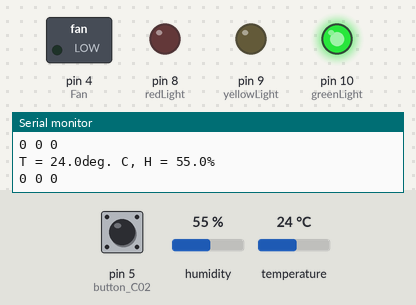
The sketch below on a simulated Arduino Uno, built with avr-gcc and run on an emulated ATmega328P. Shown: switched loads named in the sketch (green lamp = pin HIGH), output pins drawn as LEDs (lit = HIGH), the last lines printed to the serial monitor. The inputs (shaded band) are chosen by the test bench; at power-on: humidity 55 %, pin 5 (button_C02) HIGH, temperature 24 °C.

Above: at 6.8 s.
6.9 s: humidity set to 41 %
11.4 s: humidity set to 38 %
At 12.9 s:
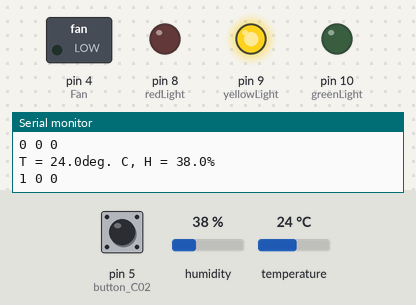
15.9 s: pin 5 (button_C02) pulled LOW for 3 s
At 18.7 s:
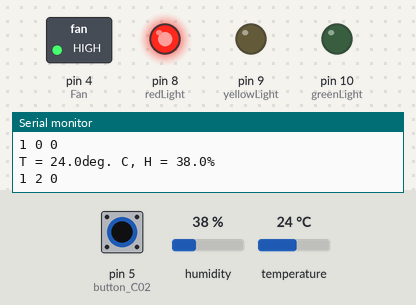
22.5 s: humidity set to 40 %
At 24.6 s:
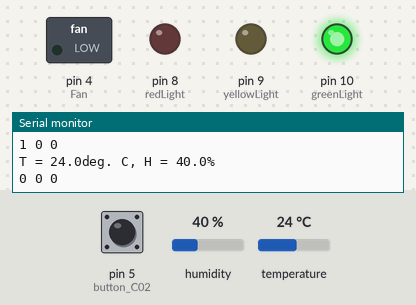
27.0 s: humidity set to 22 %
At 28.1 s:
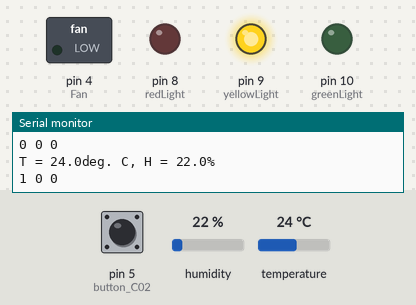
Timing chart, 0 to 30.0 s (numbered marks = the images above; inputs shaded):
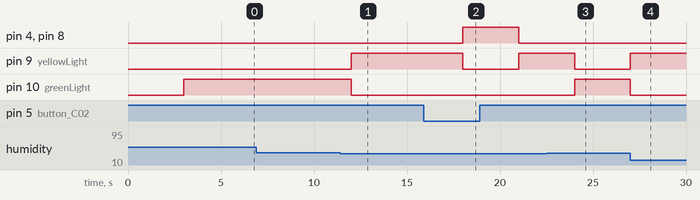

Measured:
- the behaviour switches between 40 and 39 % on humidity (found by bisection; images 0 and 1)
- after the input at 11.4 s, pin 9 (yellowLight): LOW → HIGH after 0.61 s; pin 10 (greenLight): HIGH → LOW after 0.61 s
- after the input at 15.9 s, pin 4 (Fan), pin 8 (redLight): LOW → HIGH after 2.1 s, → LOW 3.0 s later; pin 9 (yellowLight): HIGH → LOW after 2.1 s, → HIGH 3.0 s later
- after the input at 22.5 s, pin 9 (yellowLight): HIGH → LOW after 1.5 s; pin 10 (greenLight): LOW → HIGH after 1.5 s
- after the input at 27.0 s, pin 9 (yellowLight): LOW → HIGH at once; pin 10 (greenLight): HIGH → LOW at once

The sketch:

cienciathon.ino
```cpp
#include<dht_nonblocking.h>
#define DHT_SENSOR_TYPE DHT_TYPE_11

// TEMPERATURE AND HUMIDITY SENSOR
static const int DHT_SENSOR_PIN = 2;
DHT_nonblocking dht_sensor( DHT_SENSOR_PIN, DHT_SENSOR_TYPE );

// Fan
int Fan = 4;

// LEDS
int greenLight = 10;
int yellowLight = 9;
int redLight = 8;

// C02 Buttons
int button_C02 = 5;

void setup() {
  // We define digital LED parameters
  pinMode(greenLight, OUTPUT);
  pinMode(yellowLight, OUTPUT);
  pinMode(redLight, OUTPUT);

  // Buttons initialization
  pinMode(button_C02, INPUT_PULLUP);

  // Fan
  pinMode(Fan, OUTPUT);

  // Initializate the serial port
  Serial.begin(9600);
}

// Temperature and humidity mesearumente every 4 seconds
static bool measure_environment( float *temperature, float *humidity ) {
  static unsigned long measurement_timestamp = millis();

  // Measire once every four seconds.
  if( millis() - measurement_timestamp > 3000ul ) {
    if(dht_sensor.measure( temperature, humidity ) == true ) {
      measurement_timestamp = millis();
      return (true);
    }
  }

  return (false);
}

void loop() {
  float temperature;
  float humidity;

  if( measure_environment( &temperature, &humidity) == true ) {
    Serial.print("T = ");
    Serial.print(temperature, 1);
    Serial.print("deg. C, H = ");
    Serial.print(humidity, 1);
    Serial.print("%\n");

    // In temperature the efectiveness zone to avoid
    // deseases like covid is > 30º
    // That's why we only stablish a human comfort zone
    // control because that condition is not real.
    unsigned int temperature_state;
    if(temperature < 21 || temperature > 25) {
      temperature_state = 1;
    } else {
      temperature_state = 0;
    }

    // For the humidity state whe have set as
    // condition:
    // 40% <= x <= 60% green
    // x < 40% yellow
    // x < 20% red
    unsigned int humidity_state;
    if(humidity < 20) {
      humidity_state = 2; // red
    } else if(humidity < 40) {
      humidity_state = 1; // yellow
    } else {
      humidity_state = 0; // green
    }

    // For C02 whe set a 'suposition' button
    // that changes the state, real conditions:
    // x < 500ppm green
    // 500ppm <= x < 800ppm yellow
    // 800 <= x red
    unsigned int C02_state = 0;
    if(digitalRead(button_C02) == LOW) {
      C02_state = 2;
    }

    // There are parameters whe don't have contemplated in
    // this prototype. And normally it would be based on the
		// average measurement of each value, but we don't have
		// implemented this simple code this way for a real time
		// demonstration.

    // For the real device implentation whe would use
    // a score parameter, where each parameter have a
    // percentage relevance which conditionate the
    // general state of the room.
    // General_score = C02_score_percentaje*0.7 + HR_score_percentaje*0.5 + T_score_percentaje*03
    // (Max percentaje 1.5)
    // State 0 <= 0.60 < State 1 <= 1.0 <= State 2
    if(humidity_state == 2 || C02_state == 2) {
      digitalWrite(greenLight, LOW);
      digitalWrite(yellowLight, LOW);
      digitalWrite(redLight, HIGH);

      // Emergy automatization process
      digitalWrite(Fan, HIGH);

    } else if (humidity_state == 1 || C02_state == 1 || temperature_state == 1) {
      digitalWrite(greenLight, LOW);
      digitalWrite(yellowLight, HIGH);
      digitalWrite(redLight, LOW);
      digitalWrite(Fan, LOW);

      if(humidity_state == 1) {
        // Humidity reduction process or
        // recomendation
      }

      if(C02_state == 1) {
        // C02 reduction process or
        // recomendation
      }

      if(temperature_state == 1) {
        // Temperature reduction process or
        // recomendation
      }
    } else {
      digitalWrite(greenLight, HIGH);
      digitalWrite(yellowLight, LOW);
      digitalWrite(redLight, LOW);
      digitalWrite(Fan, LOW);
    }

    Serial.print(humidity_state, 1);
    Serial.print(" ");
    Serial.print(C02_state, 1);
    Serial.print(" ");
    Serial.print(temperature_state, 1);
    Serial.print("\n");

    // Here whe would transmit the data and state
    // from the arduino to the raspberry pi.
    // The raspberry is connected to the local wifi and
    // upload all the information (register) to the database.
  }
}
```
